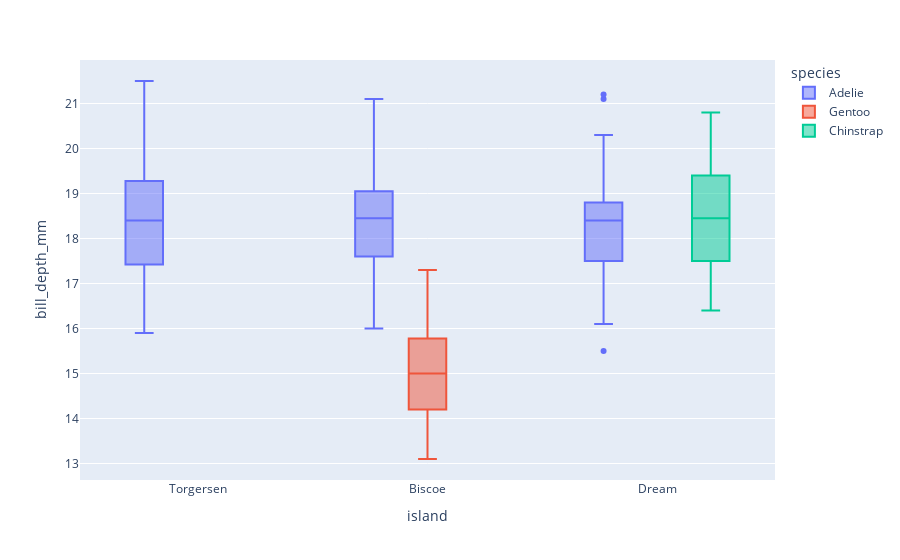

The code cell stored with this chart in its notebook:
### Code cell
fig = px.box(penguins, x="island", y="bill_depth_mm", color="species")
fig.show()

### Figure 1 — Plotly figure (JSON) as saved in the notebook; plotly's stock layout.template omitted (floating-point values rounded to 4 significant figures; data arrays with more than 128 entries replaced by an {"elided": "..."} marker saying what was removed)
{"data": [{"alignmentgroup": "True", "hovertemplate": "species=Adelie<br>island=%{x}<br>bill_depth_mm=%{y}<extra></extra>", "legendgroup": "Adelie", "marker": {"color": "#636efa"}, "name": "Adelie", "notched": false, "offsetgroup": "Adelie", "orientation": "v", "showlegend": true, "type": "box", "x": {"elided": "146 str values"}, "x0": " ", "xaxis": "x", "y": {"elided": "146 float values"}, "y0": " ", "yaxis": "y"}, {"alignmentgroup": "True", "hovertemplate": "species=Gentoo<br>island=%{x}<br>bill_depth_mm=%{y}<extra></extra>", "legendgroup": "Gentoo", "marker": {"color": "#EF553B"}, "name": "Gentoo", "notched": false, "offsetgroup": "Gentoo", "orientation": "v", "showlegend": true, "type": "box", "x": ["Biscoe", "Biscoe", "Biscoe", "Biscoe", "Biscoe", "Biscoe", "Biscoe", "Biscoe", "Biscoe", "Biscoe", "Biscoe", "Biscoe", "Biscoe", "Biscoe", "Biscoe", "Biscoe", "Biscoe", "Biscoe", "Biscoe", "Biscoe", "Biscoe", "Biscoe", "Biscoe", "Biscoe", "Biscoe", "Biscoe", "Biscoe", "Biscoe", "Biscoe", "Biscoe", "Biscoe", "Biscoe", "Biscoe", "Biscoe", "Biscoe", "Biscoe", "Biscoe", "Biscoe", "Biscoe", "Biscoe", "Biscoe", "Biscoe", "Biscoe", "Biscoe", "Biscoe", "Biscoe", "Biscoe", "Biscoe", "Biscoe", "Biscoe", "Biscoe", "Biscoe", "Biscoe", "Biscoe", "Biscoe", "Biscoe", "Biscoe", "Biscoe", "Biscoe", "Biscoe", "Biscoe", "Biscoe", "Biscoe", "Biscoe", "Biscoe", "Biscoe", "Biscoe", "Biscoe", "Biscoe", "Biscoe", "Biscoe", "Biscoe", "Biscoe", "Biscoe", "Biscoe", "Biscoe", "Biscoe", "Biscoe", "Biscoe", "Biscoe", "Biscoe", "Biscoe", "Biscoe", "Biscoe", "Biscoe", "Biscoe", "Biscoe", "Biscoe", "Biscoe", "Biscoe", "Biscoe", "Biscoe", "Biscoe", "Biscoe", "Biscoe", "Biscoe", "Biscoe", "Biscoe", "Biscoe", "Biscoe", "Biscoe", "Biscoe", "Biscoe", "Biscoe", "Biscoe", "Biscoe", "Biscoe", "Biscoe", "Biscoe", "Biscoe", "Biscoe", "Biscoe", "Biscoe", "Biscoe", "Biscoe", "Biscoe", "Biscoe", "Biscoe", "Biscoe"], "x0": " ", "xaxis": "x", "y": [13.2, 16.3, 14.1, 15.2, 14.5, 13.5, 14.6, 15.3, 13.4, 15.4, 13.7, 16.1, 13.7, 14.6, 14.6, 15.7, 13.5, 15.2, 14.5, 15.1, 14.3, 14.5, 14.5, 15.8, 13.1, 15.1, 15, 14.3, 15.3, 15.3, 14.2, 14.5, 17, 14.8, 16.3, 13.7, 17.3, 13.6, 15.7, 13.7, 16, 13.7, 15, 15.9, 13.9, 13.9, 15.9, 13.3, 15.8, 14.2, 14.1, 14.4, 15, 14.4, 15.4, 13.9, 15, 14.5, 15.3, 13.8, 14.9, 13.9, 15.7, 14.2, 16.8, 16.2, 14.2, 15, 15, 15.6, 15.6, 14.8, 15, 16, 14.2, 16.3, 13.8, 16.4, 14.5, 15.6, 14.6, 15.9, 13.8, 17.3, 14.4, 14.2, 14, 17, 15, 17.1, 14.5, 16.1, 14.7, 15.7, 15.8, 14.6, 14.4, 16.5, 15, 17, 15.5, 15, 16.1, 14.7, 15.8, 14, 15.1, 15.2, 15.9, 15.2, 16.3, 14.1, 16, 16.2, 13.7, 14.3, 15.7, 14.8, 16.1], "y0": " ", "yaxis": "y"}, {"alignmentgroup": "True", "hovertemplate": "species=Chinstrap<br>island=%{x}<br>bill_depth_mm=%{y}<extra></extra>", "legendgroup": "Chinstrap", "marker": {"color": "#00cc96"}, "name": "Chinstrap", "notched": false, "offsetgroup": "Chinstrap", "orientation": "v", "showlegend": true, "type": "box", "x": ["Dream", "Dream", "Dream", "Dream", "Dream", "Dream", "Dream", "Dream", "Dream", "Dream", "Dream", "Dream", "Dream", "Dream", "Dream", "Dream", "Dream", "Dream", "Dream", "Dream", "Dream", "Dream", "Dream", "Dream", "Dream", "Dream", "Dream", "Dream", "Dream", "Dream", "Dream", "Dream", "Dream", "Dream", "Dream", "Dream", "Dream", "Dream", "Dream", "Dream", "Dream", "Dream", "Dream", "Dream", "Dream", "Dream", "Dream", "Dream", "Dream", "Dream", "Dream", "Dream", "Dream", "Dream", "Dream", "Dream", "Dream", "Dream", "Dream", "Dream", "Dream", "Dream", "Dream", "Dream", "Dream", "Dream", "Dream", "Dream"], "x0": " ", "xaxis": "x", "y": [17.9, 19.5, 19.2, 18.7, 19.8, 17.8, 18.2, 18.2, 18.9, 19.9, 17.8, 20.3, 17.3, 18.1, 17.1, 19.6, 20, 17.8, 18.6, 18.2, 17.3, 17.5, 16.6, 19.4, 17.9, 19, 18.4, 19, 17.8, 20, 16.6, 20.8, 16.7, 18.8, 18.6, 16.8, 18.3, 20.7, 16.6, 19.9, 19.5, 17.5, 19.1, 17, 17.9, 18.5, 17.9, 19.6, 18.7, 17.3, 16.4, 19, 17.3, 19.7, 17.3, 18.8, 16.6, 19.9, 18.8, 19.4, 19.5, 16.5, 17, 19.8, 18.1, 18.2, 19, 18.7], "y0": " ", "yaxis": "y"}], "layout": {"boxmode": "group", "legend": {"title": {"text": "species"}, "tracegroupgap": 0}, "margin": {"t": 60}, "xaxis": {"anchor": "y", "domain": [0, 1], "title": {"text": "island"}}, "yaxis": {"anchor": "x", "domain": [0, 1], "title": {"text": "bill_depth_mm"}}}}
